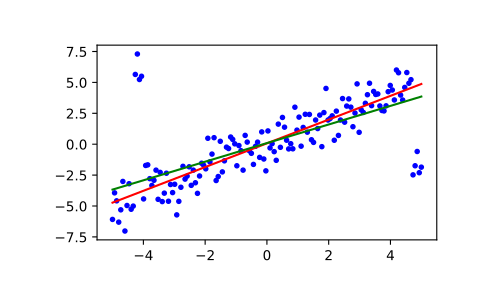

Reproduce this figure in Python.
from scipy import stats
import matplotlib.pyplot as plt

x = np.linspace(-5, 5, num=150)
y = x + np.random.normal(size=x.size)
y[11:15] += 10  # add outliers
y[-5:] -= 7

# Compute the slope and intercept.  For comparison, also compute the
# least-squares fit with `linregress`:

res = stats.siegelslopes(y, x)
lsq_res = stats.linregress(x, y)

# Plot the results. The Siegel regression line is shown in red. The green
# line shows the least-squares fit for comparison.

fig = plt.figure()
ax = fig.add_subplot(111)
ax.plot(x, y, 'b.')
ax.plot(x, res[1] + res[0] * x, 'r-')
ax.plot(x, lsq_res[1] + lsq_res[0] * x, 'g-')
plt.show()
